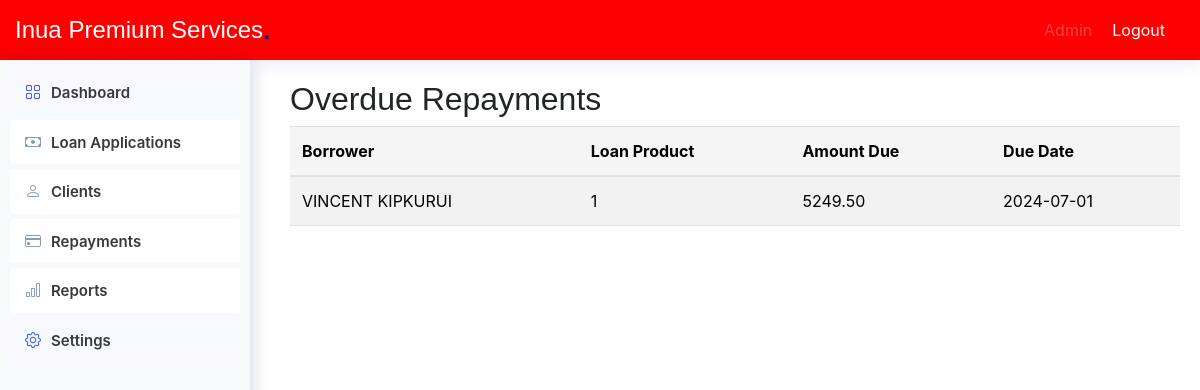
Before: /admin/overdue_repayments.php with the older database file.
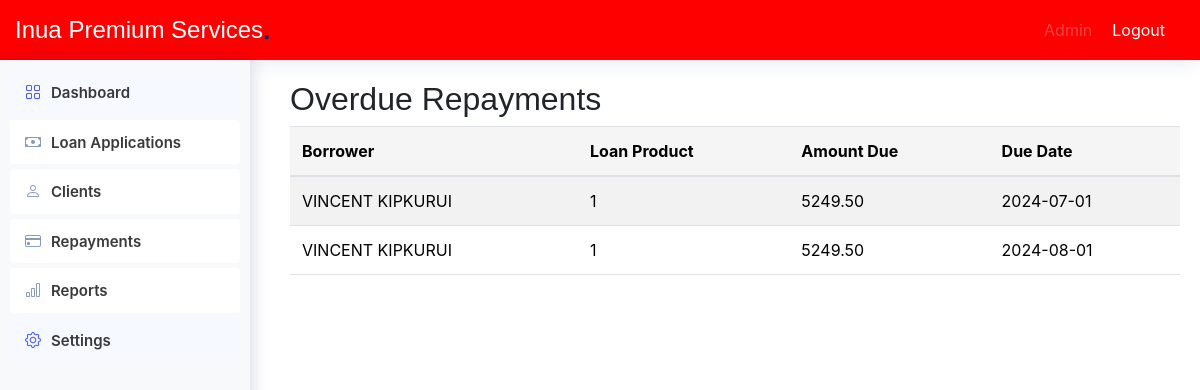
After: the same page with the newer database file.
### tables this page shows
CREATE TABLE `navigation_items` (
  `id` int(11) NOT NULL,
  `title` varchar(100) NOT NULL,
  `url` varchar(200) NOT NULL,
  `icon` varchar(50) DEFAULT NULL,
  `parent_id` int(11) DEFAULT NULL
);

CREATE TABLE `repayments` (
  `id` int(11) NOT NULL,
  `loan_id` int(11) DEFAULT NULL,
  `repayment_date` date DEFAULT NULL,
  `amount` decimal(10,2) DEFAULT NULL
);

CREATE TABLE `borrowers` (
  `id` int(11) NOT NULL,
  `full_name` varchar(255) NOT NULL,
  `business_name` varchar(255) DEFAULT NULL,
  `unique_number` varchar(20) NOT NULL,
  `mobile` varchar(15) DEFAULT NULL,
  `email` varchar(255) DEFAULT NULL,
  `total_paid` decimal(10,2) DEFAULT NULL,
  `open_loans_balance` decimal(10,2) DEFAULT NULL,
  `status` varchar(50) DEFAULT NULL,
  `loan_officer` varchar(50) NOT NULL
);

CREATE TABLE `loan_applications` (
  `id` int(11) NOT NULL,
  `borrower` int(11) NOT NULL,
  `loan_product` varchar(255) DEFAULT NULL,
  `principal` decimal(10,2) DEFAULT NULL,
  `loan_release_date` date DEFAULT NULL,
  `interest` decimal(10,2) DEFAULT NULL,
  `interest_method` varchar(50) DEFAULT NULL,
  `loan_interest` decimal(5,2) DEFAULT NULL,
  `loan_duration` int(11) DEFAULT NULL,
  `repayment_cycle` varchar(50) DEFAULT NULL,
  `number_of_repayments` int(11) DEFAULT NULL,
  `processing_fee` decimal(5,2) DEFAULT NULL,
  `registration_fee` decimal(5,2) DEFAULT NULL,
  `loan_status` varchar(50) DEFAULT NULL,
  `total_amount` double NOT NULL
);

### includes/functions.php (called while the page is built, shortened)
<?php
function db_connect() {
    $host = 'localhost';
    $db = 'microfinance';
    $user = 'root';
    $pass = '';
    try {
        return new PDO("mysql:host=$host;dbname=$db", $user, $pass, [
            PDO::ATTR_ERRMODE => PDO::ERRMODE_EXCEPTION,
            PDO::ATTR_DEFAULT_FETCH_MODE => PDO::FETCH_ASSOC,
        ]);
    } catch (PDOException $e) {
        die('Connection failed: ' . $e->getMessage());
    }
}
function getUserRole($userId) {
    $conn = db_connect();
    $stmt = $conn->prepare("SELECT role_id FROM users WHERE id = ?");
    $stmt->execute([$userId]);
    return $stmt->fetchColumn();
}
function getNavigationItems($roleId) {
    try {
        $conn = db_connect();
        $stmt = $conn->prepare("
            SELECT ni.id, ni.title, ni.url, ni.icon, ni.parent_id
            FROM navigation_items ni
            INNER JOIN navigation_item_roles nir ON ni.id = nir.navigation_item_id
            WHERE nir.role_id = :role_id
        ");
        $stmt->execute([':role_id' => $roleId]);
        $result = $stmt->fetchAll(PDO::FETCH_ASSOC);
        return $result ?: [];
    } catch (PDOException $e) {
        error_log('Database query error: ' . $e->getMessage());
        return [];
    } finally {
        $conn = null;
    }
}
?>

### admin/overdue_repayments.php (the view, shortened to what the changed rows need)
<!DOCTYPE html>
<html lang="en">
<head>
    <link href="assets/vendor/bootstrap/css/bootstrap.min.css" rel="stylesheet">
    <link href="assets/vendor/bootstrap-icons/bootstrap-icons.css" rel="stylesheet">
    <link href="assets/css/style.css" rel="stylesheet">
</head>
<body>
    <?php
    include '../includes/functions.php';
    include 'includes/header.php';
    ?>
    <div class="sidebar">
        <?php include '../includes/sidebar.php'; ?>
    </div>
    <?php
    include 'db.php';
    $sql_overdue = "SELECT
                        borrowers.full_name AS borrower_name,
                        loan_applications.loan_product,
                        repayments.amount,
                        repayments.repayment_date
                    FROM
                        repayments
                    INNER JOIN
                        loan_applications ON repayments.loan_id = loan_applications.id
                    INNER JOIN
                        borrowers ON loan_applications.borrower= borrowers.id
                    WHERE
                        repayments.repayment_date < CURDATE()";
    $result_overdue = $conn->query($sql_overdue);
    ?>
    <main class="main">
        <section class="section">
                <div class="table-container">
                    <h2>Overdue Repayments</h2>
                    <table class="table table-striped">
                        <thead>
                            <tr>
                                <th>Borrower</th>
                                <th>Loan Product</th>
                                <th>Amount Due</th>
                                <th>Due Date</th>
                            </tr>
                        </thead>
                        <tbody>
                            <?php
                            if ($result_overdue->num_rows > 0) {
                                while($row = $result_overdue->fetch_assoc()) {
                                    echo "<tr class='overdue'>
                                            <td>{$row['borrower_name']}</td>
                                            <td>{$row['loan_product']}</td>
                                            <td>{$row['amount']}</td>
                                            <td>{$row['repayment_date']}</td>
                                          </tr>";
                                }
                            } else {
                                echo "<tr><td colspan='4'>No overdue repayments found</td></tr>";
                            }
                            ?>
                        </tbody>
                    </table>
                </div>
        </section>
    </main>
</body>
</html>

### includes/sidebar.php (shortened to what the changed rows need)
<?php
$userId = 1;
$roleId = getUserRole($userId);
$navItems = getNavigationItems($roleId);
function renderNavItems($items, $parentId = NULL) {
    $html = '';
    foreach ($items as $item) {
        if ($item['parent_id'] == $parentId) {
            $subItems = array_filter($items, function($i) use ($item) {
                return $i['parent_id'] == $item['id'];
            });
            $hasSubItems = !empty($subItems);
            $html .= '<li class="nav-item">';
            $html .= '<a class="nav-link' . ($hasSubItems ? ' collapsed' : '') . '" href="' . $item['url'] . '"';
            if ($hasSubItems) {
                $html .= ' data-bs-toggle="collapse" data-bs-target="#collapse-' . $item['id'] . '" aria-expanded="false" aria-controls="collapse-' . $item['id'] . '"';
            }
            $html .= '>';
            if ($item['icon']) {
                $html .= '<i class="' . $item['icon'] . '" title="' . $item['title'] . '"></i>';
            }
            $html .= '<span>' . $item['title'] . '</span>';
            $html .= '</a>';
            if ($hasSubItems) {
                $html .= '<ul id="collapse-' . $item['id'] . '" class="collapse list-unstyled">';
                $html .= renderNavItems($items, $item['id']);
                $html .= '</ul>';
            }
            $html .= '</li>';
        }
    }
    return $html;
}
?>
<!DOCTYPE html>
<html lang="en">
<head>
    <link rel="stylesheet" href="../assets/css/bootstrap.min.css">
</head>
<body>
    <aside class="sidebar">
        <ul class="sidebar-nav" id="sidebar-nav">
            <?= renderNavItems($navItems) ?>
        </ul>
    </aside>
</body>
</html>

Changed rows visible on the page:
now on this page (row edited): repayments: borrowers.full_name "VINCENT KIPKURUI", loan.loan_product "1", amount "5249.50", repayment_date "2024-08-01"
